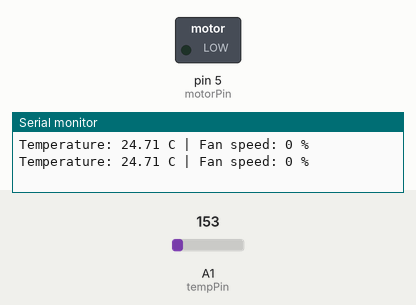
The sketch below on a simulated Arduino Uno, built with avr-gcc and run on an emulated ATmega328P. On the bench: switched loads named in the sketch (green lamp = pin HIGH), the last lines printed to the serial monitor. The test bench sets the inputs (shaded band); at power-on: A1 (tempPin) = 153.

Above: at 1.2 s.
1.3 s: A1 (tempPin) set to 165
At 2.4 s:
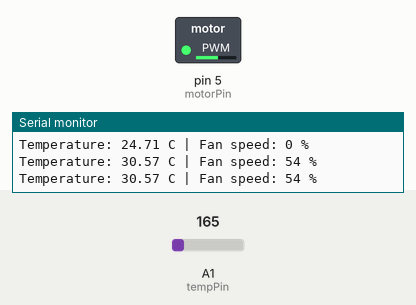
2.8 s: A1 (tempPin) set to 175
At 3.5 s:
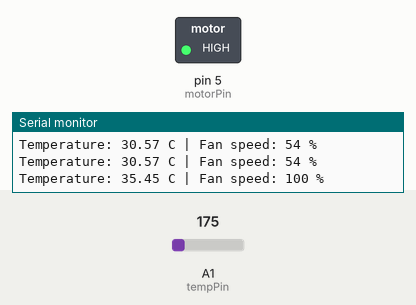
Timing chart, 0 to 5.8 s (numbered marks = the images above; inputs shaded):
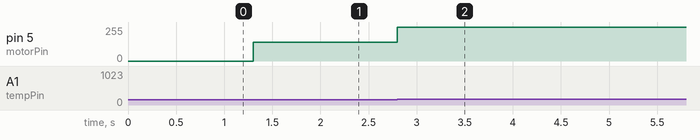

The sketch:

Day22_Temp_Fan.ino
```cpp
// Day 22 - Exercise 5 (Level Up): Temperature-controlled fan
// TMP36 on A1 (5V, signal, GND). Same motor driver as Exercise 1 (pin 5).
// Below 25 C the motor is off. At 35 C it runs at full speed.
// In between, the speed rises smoothly with the temperature.

const int motorPin = 5;      // PWM pin (~)
const int tempPin = A1;

const float minTemp = 25.0;  // motor off below this
const float maxTemp = 35.0;  // full speed at this temperature

unsigned long lastPrint = 0;

void setup() {
  pinMode(motorPin, OUTPUT);
  Serial.begin(9600);
}

void loop() {
  // Read the TMP36 and convert to degrees Celsius
  float voltage = analogRead(tempPin) * 5.0 / 1024.0;
  float tempC = (voltage - 0.5) * 100.0;

  // Map 25-35 C to a speed of 0-255 (map works with whole numbers, so use tenths of a degree)
  long tenths = constrain((long)(tempC * 10), (long)(minTemp * 10), (long)(maxTemp * 10));
  int speed = map(tenths, (long)(minTemp * 10), (long)(maxTemp * 10), 0, 255);
  speed = constrain(speed, 0, 255);

  analogWrite(motorPin, speed);

  if (millis() - lastPrint >= 500) {
    lastPrint = millis();
    Serial.print("Temperature: ");
    Serial.print(tempC);
    Serial.print(" C | Fan speed: ");
    Serial.print(map(speed, 0, 255, 0, 100));
    Serial.println(" %");
  }
}
```

Measured:
- after the input at 1.3 s, pin 5 (motorPin): 0/255 → 140/255 at once
- after the input at 2.8 s, pin 5 (motorPin): 140/255 → 255/255 at once
